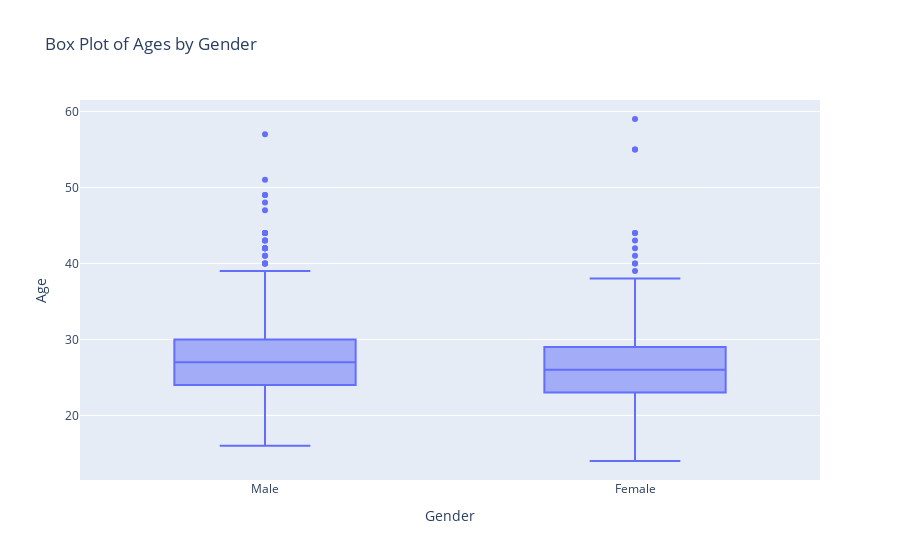

The notebook cell this image was saved under:
### Code cell
# Box Plot: Ages by gender (assuming birth_date is converted to age)
# Convert birth_date to age
from datetime import datetime

current_year = datetime.now().year
df['age'] = current_year - pd.to_datetime(df['birth_date'], errors='coerce').dt.year

box_plot = px.box(df, 
                  x='gender', 
                  y='age', 
                  title='Box Plot of Ages by Gender', 
                  labels={'gender': 'Gender', 'age': 'Age'})
box_plot.show()

### Figure 1 — Plotly figure (JSON) as saved in the notebook; plotly's stock layout.template omitted (floating-point values rounded to 4 significant figures; data arrays with more than 128 entries replaced by an {"elided": "..."} marker saying what was removed)
{"data": [{"alignmentgroup": "True", "hovertemplate": "Gender=%{x}<br>Age=%{y}<extra></extra>", "legendgroup": "", "marker": {"color": "#636efa"}, "name": "", "notched": false, "offsetgroup": "", "orientation": "v", "showlegend": false, "type": "box", "x": {"elided": "2315 str values"}, "x0": " ", "xaxis": "x", "y": {"elided": "2315 int values"}, "y0": " ", "yaxis": "y"}], "layout": {"autosize": true, "boxmode": "group", "legend": {"tracegroupgap": 0}, "title": {"text": "Box Plot of Ages by Gender"}, "xaxis": {"anchor": "y", "autorange": true, "domain": [0, 1], "range": [-0.5, 1.5], "title": {"text": "Gender"}, "type": "category"}, "yaxis": {"anchor": "x", "autorange": true, "domain": [0, 1], "range": [11.5, 61.5], "title": {"text": "Age"}, "type": "linear"}}}
